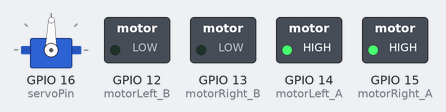
A sketch run on a simulated ESP32. On the bench: servo, switched loads named in the sketch (green lamp = pin HIGH).

Above: at 0.05 s.
Timing chart, 0 to 3.0 s (numbered marks = the images above):
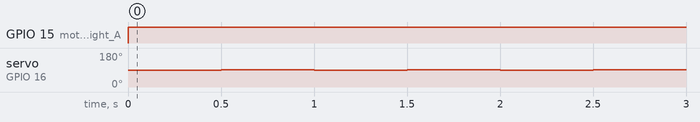

The sketch:

test_motor_servo.ino
```cpp
#include <ESP32Servo.h>
#include <Wire.h>

const int motorLeft_A = 14;
const int motorLeft_B = 12;
const int motorRight_A = 15;
const int motorRight_B = 13;


Servo myservo;
const int servoPin = 16;

int speed;
const int max_speed = 255;
const int max_turn = 30;

void Forward(int speed = 512){
  speed = map(speed, 0, 512, 0, max_speed);
  analogWrite(motorLeft_A, speed);
  analogWrite(motorLeft_B, 0);
  analogWrite(motorRight_A, speed);
  analogWrite(motorRight_B, 0);
}

void TurnLeft(int val){
  int angle = map(val, 0, 512, 90, 90 - max_turn);
  myservo.write(angle);
}

void TurnRight(int val){
  int angle = map(val, 0, 512, 90, 90 + max_turn);
  myservo.write(angle);
}

void setup() {
  Serial.begin(115200);
  Wire.begin(5, 4);

  // Servo setup
  myservo.attach(servoPin);
  myservo.write(90);  // center

  // Motor pin setup
  pinMode(motorLeft_A, OUTPUT);
  pinMode(motorLeft_B, OUTPUT);
  pinMode(motorRight_A, OUTPUT);
  pinMode(motorRight_B, OUTPUT);

}

void loop() {
  Forward();
  TurnLeft(25);
  delay(500);
  TurnRight(25);
  delay(500);

}
```

Measured:
- by itself, GPIO 15 (motorRight_A): LOW → HIGH at 0.00 s
- by itself, servo on GPIO 16 (servoPin): alternates 91° for 0.50 s and 89° for 0.50 s
